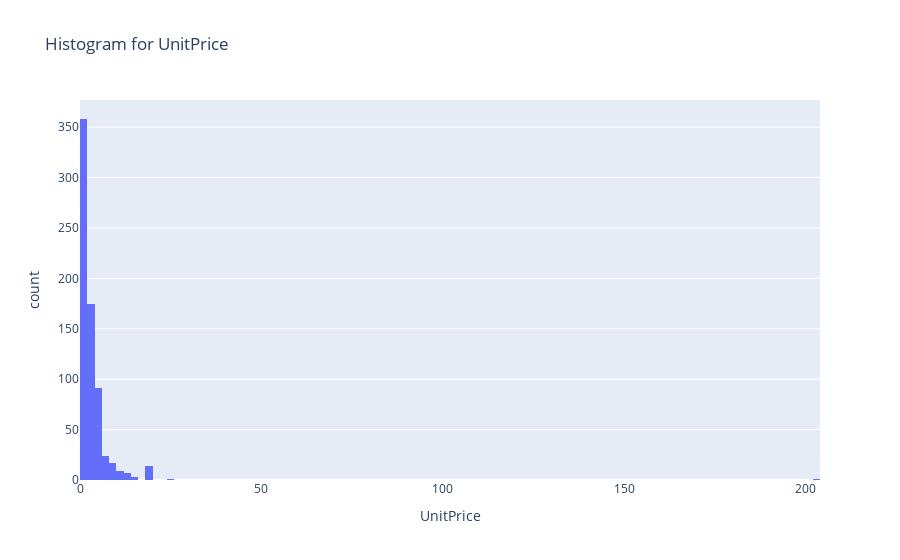
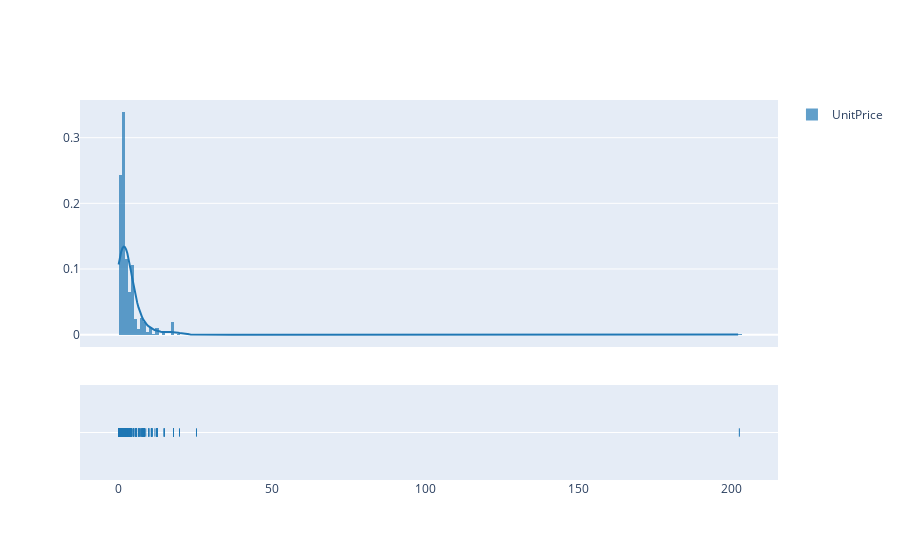
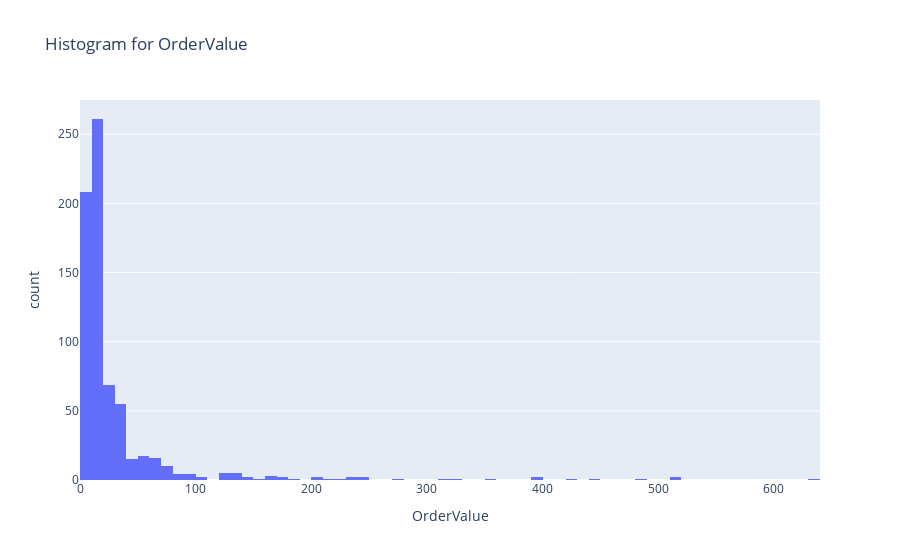
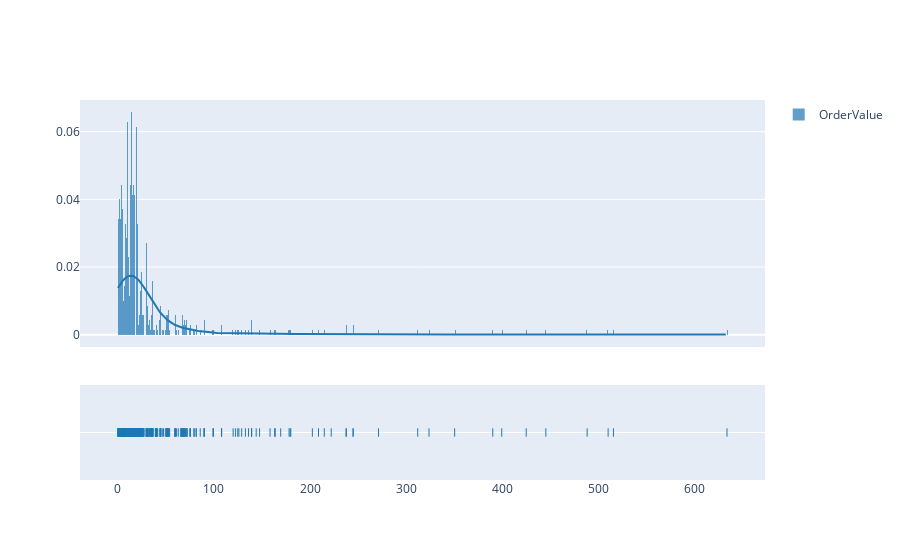

Notebook cell for these charts, in order:
### Code cell
numeric_values = df.select_dtypes(include=[np.number])
numeric_values = numeric_values.drop(columns=['InvoiceNo'], axis=1)

for col in numeric_values:
    fig = px.histogram(numeric_values, x=col, title=f"Histogram for {col}")
    fig.show()
    listed_col = numeric_values[col].to_list()
    fig = ff.create_distplot([listed_col], [col])
    fig.show()

### Figure 1 — Plotly figure (JSON) as saved in the notebook; plotly's stock layout.template omitted (floating-point values rounded to 4 significant figures; data arrays with more than 128 entries replaced by an {"elided": "..."} marker saying what was removed)
{"data": [{"alignmentgroup": "True", "bingroup": "x", "hovertemplate": "UnitPrice=%{x}<br>count=%{y}<extra></extra>", "legendgroup": "", "marker": {"color": "#636efa", "pattern": {"shape": ""}}, "name": "", "offsetgroup": "", "orientation": "v", "showlegend": false, "type": "histogram", "x": {"elided": "700 float values"}, "xaxis": "x", "yaxis": "y"}], "layout": {"barmode": "relative", "legend": {"tracegroupgap": 0}, "title": {"text": "Histogram for UnitPrice"}, "xaxis": {"anchor": "y", "domain": [0, 1], "title": {"text": "UnitPrice"}}, "yaxis": {"anchor": "x", "domain": [0, 1], "title": {"text": "count"}}}}

### Figure 2 — Plotly figure (JSON) as saved in the notebook; plotly's stock layout.template omitted (floating-point values rounded to 4 significant figures; data arrays with more than 128 entries replaced by an {"elided": "..."} marker saying what was removed)
{"data": [{"autobinx": false, "histnorm": "probability density", "legendgroup": "UnitPrice", "marker": {"color": "rgb(31, 119, 180)"}, "name": "UnitPrice", "opacity": 0.7, "type": "histogram", "x": {"elided": "700 float values"}, "xaxis": "x", "xbins": {"end": 202.4, "size": 1, "start": 0.12}, "yaxis": "y"}, {"legendgroup": "UnitPrice", "marker": {"color": "rgb(31, 119, 180)"}, "mode": "lines", "name": "UnitPrice", "showlegend": false, "type": "scatter", "x": {"elided": "500 float values"}, "xaxis": "x", "y": {"elided": "500 float values"}, "yaxis": "y"}, {"legendgroup": "UnitPrice", "marker": {"color": "rgb(31, 119, 180)", "symbol": "line-ns-open"}, "mode": "markers", "name": "UnitPrice", "showlegend": false, "type": "scatter", "x": {"elided": "700 float values"}, "xaxis": "x", "y": {"elided": "700 str values"}, "yaxis": "y2"}], "layout": {"barmode": "overlay", "hovermode": "closest", "legend": {"traceorder": "reversed"}, "xaxis": {"anchor": "y2", "domain": [0, 1], "zeroline": false}, "yaxis": {"anchor": "free", "domain": [0.35, 1], "position": 0}, "yaxis2": {"anchor": "x", "domain": [0, 0.25], "dtick": 1, "showticklabels": false}}}

### Figure 3 — Plotly figure (JSON) as saved in the notebook; plotly's stock layout.template omitted (floating-point values rounded to 4 significant figures; data arrays with more than 128 entries replaced by an {"elided": "..."} marker saying what was removed)
{"data": [{"alignmentgroup": "True", "bingroup": "x", "hovertemplate": "OrderValue=%{x}<br>count=%{y}<extra></extra>", "legendgroup": "", "marker": {"color": "#636efa", "pattern": {"shape": ""}}, "name": "", "offsetgroup": "", "orientation": "v", "showlegend": false, "type": "histogram", "x": {"elided": "700 float values"}, "xaxis": "x", "yaxis": "y"}], "layout": {"barmode": "relative", "legend": {"tracegroupgap": 0}, "title": {"text": "Histogram for OrderValue"}, "xaxis": {"anchor": "y", "domain": [0, 1], "title": {"text": "OrderValue"}}, "yaxis": {"anchor": "x", "domain": [0, 1], "title": {"text": "count"}}}}

### Figure 4 — Plotly figure (JSON) as saved in the notebook; plotly's stock layout.template omitted (floating-point values rounded to 4 significant figures; data arrays with more than 128 entries replaced by an {"elided": "..."} marker saying what was removed)
{"data": [{"autobinx": false, "histnorm": "probability density", "legendgroup": "OrderValue", "marker": {"color": "rgb(31, 119, 180)"}, "name": "OrderValue", "opacity": 0.7, "type": "histogram", "x": {"elided": "700 float values"}, "xaxis": "x", "xbins": {"end": 633.6, "size": 1, "start": 0.29}, "yaxis": "y"}, {"legendgroup": "OrderValue", "marker": {"color": "rgb(31, 119, 180)"}, "mode": "lines", "name": "OrderValue", "showlegend": false, "type": "scatter", "x": {"elided": "500 float values"}, "xaxis": "x", "y": {"elided": "500 float values"}, "yaxis": "y"}, {"legendgroup": "OrderValue", "marker": {"color": "rgb(31, 119, 180)", "symbol": "line-ns-open"}, "mode": "markers", "name": "OrderValue", "showlegend": false, "type": "scatter", "x": {"elided": "700 float values"}, "xaxis": "x", "y": {"elided": "700 str values"}, "yaxis": "y2"}], "layout": {"barmode": "overlay", "hovermode": "closest", "legend": {"traceorder": "reversed"}, "xaxis": {"anchor": "y2", "domain": [0, 1], "zeroline": false}, "yaxis": {"anchor": "free", "domain": [0.35, 1], "position": 0}, "yaxis2": {"anchor": "x", "domain": [0, 0.25], "dtick": 1, "showticklabels": false}}}
